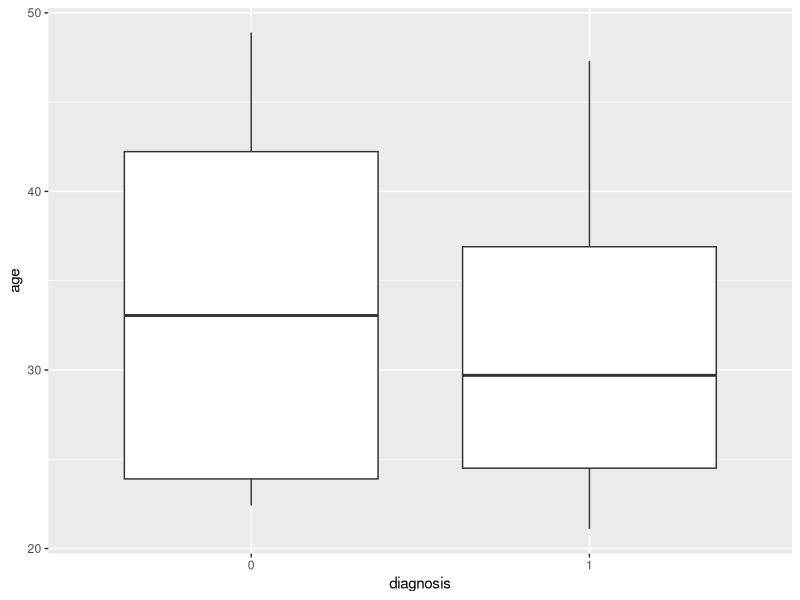
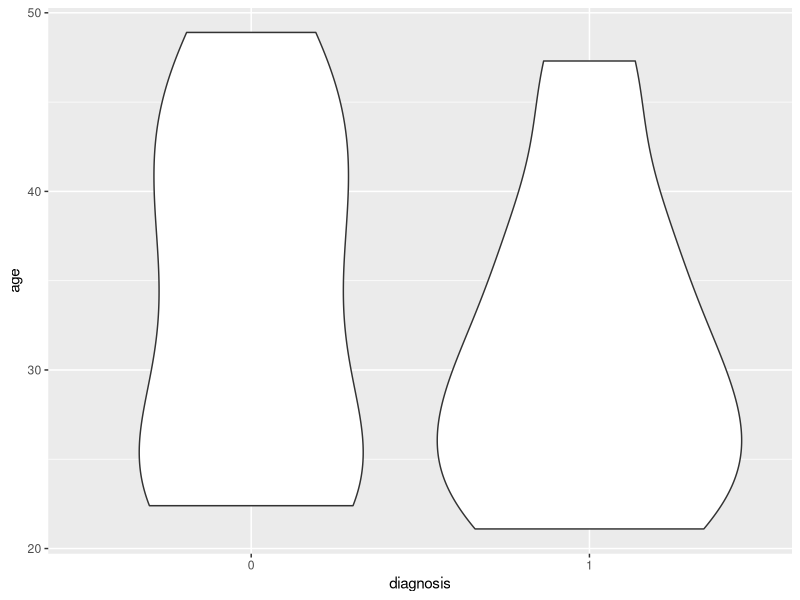
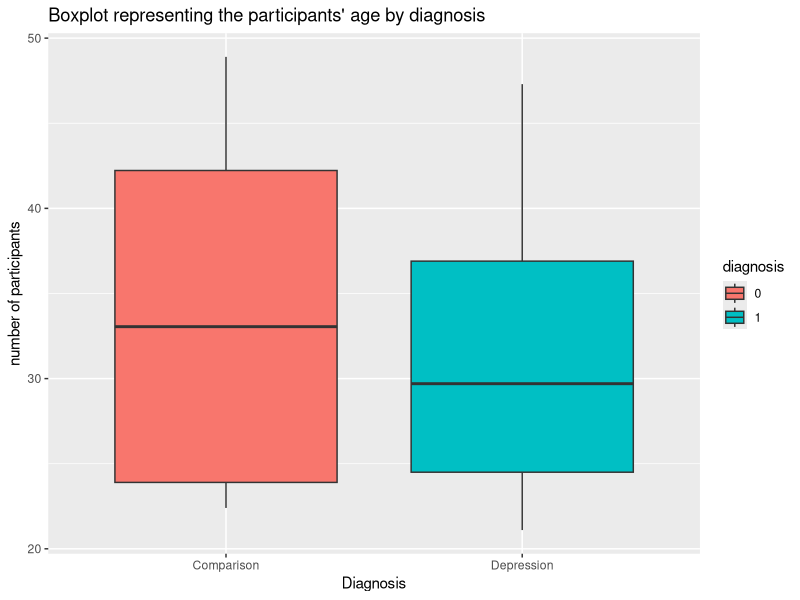

Source code (R) for these figures, in order:
## ---- chunk 1
knitr::opts_chunk$set(echo = TRUE)
## ---- chunk 2
library(ggplot2)
## ---- chunk 3

getwd()
locpath="/Users/semrf/Dropbox/My courses/2016 - stats for humanities/Exercises/Day2"
setwd(locpath)
Data = read.csv("Day2Exercise1.csv")

## ---- chunk 4

# Take a look at the first 6 lines
head(Data)
# How many datapoints?
nrow(Data)
# How many features?
ncol(Data)

# Select row 3 only
Data[3,]
# Select column 4 only
Data[,4]

# Visualize a specific feature
Data$diagnosis

# Select only participants with depression
Data[Data$diagnosis==1,]

## ---- chunk 5
# Make sure that participant ID (nr) is considered as categorical (R calls categorical "factor")
Data$nr=as.factor(Data$nr)
# Make sure that gender is considered a factor
Data$gender=as.factor(Data$gender)
# Make sure that diagnosis is considered a factor
Data$diagnosis=as.factor(Data$diagnosis)
## ---- chunk 6

## ---- chunk 7
# Check the number of participants

ParticipantNr=nrow(Data)

aggregate(Data["nr"], by=Data["diagnosis"], FUN=length)

## ---- chunk 8

aggregate(Data["nr"], by=Data["gender"], FUN=length)
aggregate(Data["nr"], by=Data[c("gender","diagnosis")], FUN=length)
## ---- chunk 9

ggplot(Data,aes(x=diagnosis,y=age))+geom_boxplot()

ggplot(Data,aes(x=diagnosis,y=age))+geom_violin()

lm(age~diagnosis,Data)

summary(lm(age~diagnosis,Data))
# Boxplot

plot2 <- ggplot(Data) + geom_boxplot(aes(x=diagnosis,y=age, fill=diagnosis)) +
          ggtitle("Boxplot representing the participants' age by diagnosis") + 
          xlab("Diagnosis") + 
          ylab("number of participants") + 
          scale_x_discrete(labels=c("Comparison", "Depression"))
print(plot2)

# Violin Plot

# Use aggregate to calculate mean and sd of age by diagnosis

## ---- chunk 10

## ---- chunk 11


## ---- chunk 12
model1=lm(totalWords~diagnosis,Data)
summary(model1)
## ---- chunk 13

## ---- chunk 14

## ---- chunk 15

## ---- chunk 16

## ---- chunk 17

## ---- chunk 18

